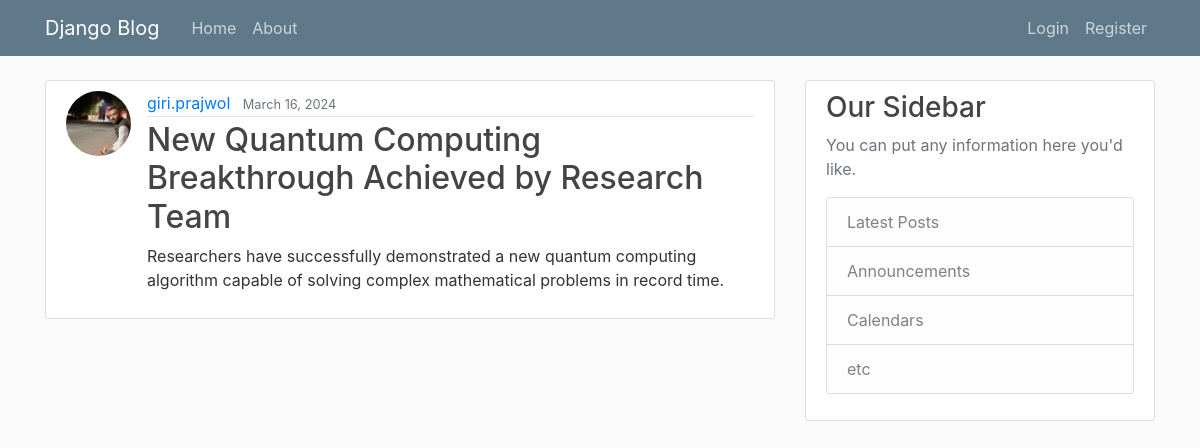
Page /post/6/ on the committed database.
### blog/models.py (models this page shows, shortened)
class Post(models.Model):
    title = models.CharField(max_length=100)
    content = models.TextField()
    date_posted = models.DateTimeField(default=timezone.now)
    author = models.ForeignKey(User, on_delete=models.CASCADE)

### user/models.py (models this page shows, shortened)
class Profile(models.Model):
    user = models.OneToOneField(User, on_delete=models.CASCADE)
    image = models.ImageField(default='default.jpg', upload_to='profile_pics')

### blog/views.py (the view)
# urls.py: path('post/<int:pk>/', PostDetailView.as_view(), name='post-detail'),
class PostDetailView(DetailView):
    model = Post

### blog/templates/blog/post_detail.html (shortened to what this page needs)
{%extends 'blog/base.html'%}
{%block content%}
    <article class="media content-section">
        <img class='rounded-circle article-img' src="{{ object.author.profile.image.url}}">
        <div class="media-body">
            <div class="article-metadata">
                <a class="mr-2" href="{%url 'user-post' object.author.username %}">{{ object.author }}</a>
                <small class="text-muted">{{ object.date_posted | date:"F d, Y"}}</small>
            </div>
            <h2 class="article-title">{{ object.title }}</h2>
            <p class="article-content">{{ object.content }}</p>
        </div>
    </article>
{%endblock content%}

### blog/static/blog/main.css (style rules this page uses)
body { background: #fafafa; color: #333333; margin-top: 5rem; }
h1, h2, h3, h4, h5, h6 { color: #444444; }
.content-section { background: #ffffff; padding: 10px 20px; border: 1px solid #dddddd; border-radius: 3px; margin-bottom: 20px; }
.article-title { color: #444444; }
.article-content { white-space: pre-line; }
.article-img { height: 65px; width: 65px; margin-right: 16px; }
.article-metadata { padding-bottom: 1px; margin-bottom: 4px; border-bottom: 1px solid #e3e3e3 }

### rows in the picture
Post: author.profile.image (picture), author "giri.prajwol", date_posted "March 16, 2024", title "New Quantum Computing Breakthrough Achieved by Research Team", content "Researchers have successfully demonstrated a new quantum computing algorithm capable of solving complex mathematical problems in record time."
